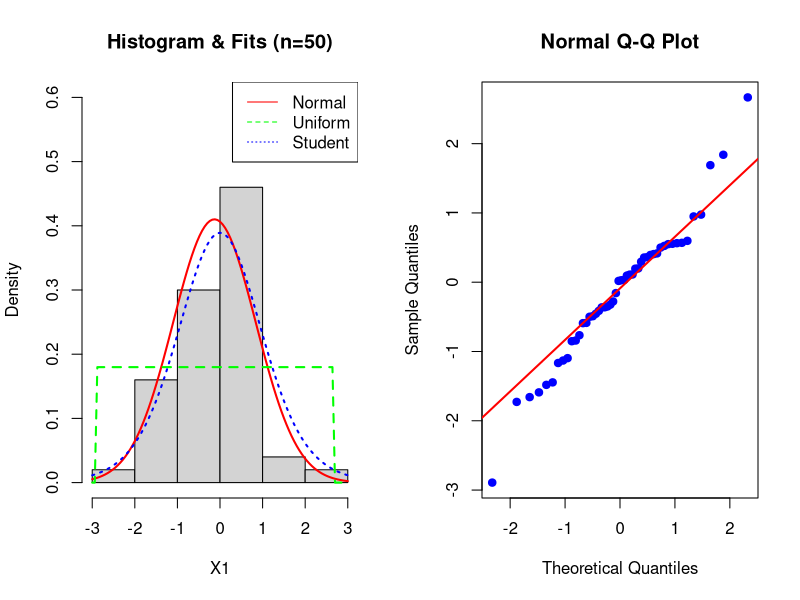
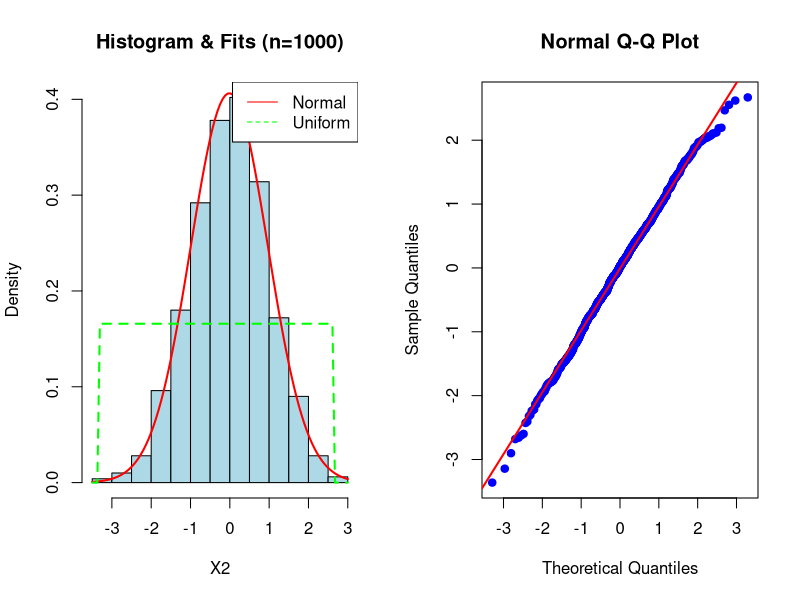

The R source for these figures, in order:
## ---- chunk 1
library(ggplot2)
library(knitr)
library(nortest) # Пакет для розширених тестів на нормальність
## ---- chunk 2
# Функція 1: Описова статистика (Mean, SD, Skewness, Kurtosis + Z-scores)
get_descriptive_stats <- function(x) {
  n <- length(x)
  m <- mean(x)
  s <- sd(x)
  
  # Асиметрія (Skewness)
  skew <- sum((x - m)^3) / (n * sqrt((n-1)/n * s^2)^3)
  # Стандартизована асиметрія (z1)
  z_skew <- skew / sqrt(6/n)
  
  # Ексцес (Kurtosis)
  kurt <- sum((x - m)^4) / (n * ((n-1)/n * s^2)^2) - 3
  # Стандартизований ексцес (z2)
  z_kurt <- kurt / sqrt(24/n)
  
  res <- data.frame(
    Metric = c("Mean", "SD", "Skewness", "Kurtosis", "Z-Skewness", "Z-Kurtosis"),
    Value = round(c(m, s, skew, kurt, z_skew, z_kurt), 4)
  )
  return(res)
}

# Функція 2: Таблиця тестів на нормальність
get_normality_tests <- function(x) {
  # 1. Тест Шапіро-Вілка
  sw <- shapiro.test(x)
  # 2. Тест Лілієфорса (Колмогорова-Смирнова)
  ks <- lillie.test(x)
  # 3. Тест Хі-квадрат Пірсона
  pearson <- pearson.test(x)
  # 4. Тест Шапіро-Франсія
  sf <- sf.test(x)
  # 5. Тест Крамера-фон Мізеса
  cvm <- cvm.test(x)
  
  tests <- data.frame(
    Test_Name = c("Shapiro-Wilk", "Lilliefors (KS)", "Pearson Chi-square", "Shapiro-Francia", "Cramer-von Mises"),
    Statistic = round(c(sw$statistic, ks$statistic, pearson$statistic, sf$statistic, cvm$statistic), 4),
    P_Value = round(c(sw$p.value, ks$p.value, pearson$p.value, sf$p.value, cvm$p.value), 4)
  )
  
  # Додаємо висновок (p > 0.05 -> Нормальний)
  tests$Conclusion <- ifelse(tests$P_Value > 0.05, "Normal", "Not Normal")
  return(tests)
}
## ---- chunk 3
set.seed(50)
n1 <- 50
X1 <- rnorm(n1, mean = 0, sd = 1)

# 1. Описова статистика
stats1 <- get_descriptive_stats(X1)
kable(stats1, caption = "Описові статистики (n=50)")
## ---- chunk 4
par(mfrow = c(1, 2))

# Гістограма з кривими
hist(X1, freq = FALSE, col = "lightgray", main = "Histogram & Fits (n=50)", ylim = c(0, 0.6))
# Нормальний (червоний)
curve(dnorm(x, mean(X1), sd(X1)), col = "red", lwd = 2, add = TRUE)
# Рівномірний (зелений) - для порівняння
curve(dunif(x, min(X1), max(X1)), col = "green", lwd = 2, lty = 2, add = TRUE)
# Стьюдента (синій) - для порівняння
curve(dt(x, df=10), col = "blue", lwd = 2, lty = 3, add = TRUE)
legend("topright", legend = c("Normal", "Uniform", "Student"), col = c("red", "green", "blue"), lty = 1:3)

# Q-Q Plot
qqnorm(X1, pch = 19, col = "blue", main = "Normal Q-Q Plot")
qqline(X1, col = "red", lwd = 2)

par(mfrow = c(1, 1))
## ---- chunk 5
test_res1 <- get_normality_tests(X1)
kable(test_res1, caption = "Результати тестів на нормальність (n=50)")
## ---- chunk 6
set.seed(1000)
n2 <- 1000
X2 <- rnorm(n2, mean = 0, sd = 1)

# 1. Описова статистика
stats2 <- get_descriptive_stats(X2)
kable(stats2, caption = "Описові статистики (n=1000)")
## ---- chunk 7
par(mfrow = c(1, 2))

# Гістограма
hist(X2, freq = FALSE, col = "lightblue", main = "Histogram & Fits (n=1000)")
curve(dnorm(x, mean(X2), sd(X2)), col = "red", lwd = 2, add = TRUE)
curve(dunif(x, min(X2), max(X2)), col = "green", lwd = 2, lty = 2, add = TRUE)
legend("topright", legend = c("Normal", "Uniform"), col = c("red", "green"), lty = 1:2)

# Q-Q Plot
qqnorm(X2, pch = 19, col = "blue", main = "Normal Q-Q Plot")
qqline(X2, col = "red", lwd = 2)

par(mfrow = c(1, 1))
## ---- chunk 8
test_res2 <- get_normality_tests(X2)
kable(test_res2, caption = "Результати тестів на нормальність (n=1000)")
